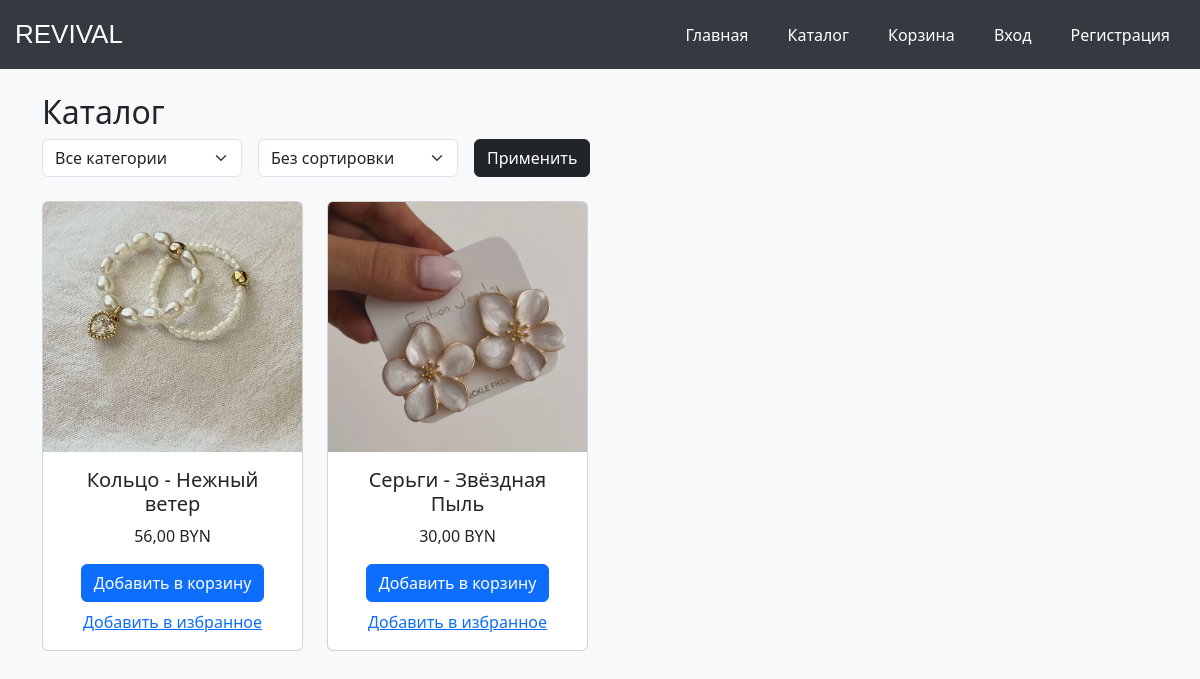
Before: /catalog/ with the older database file.
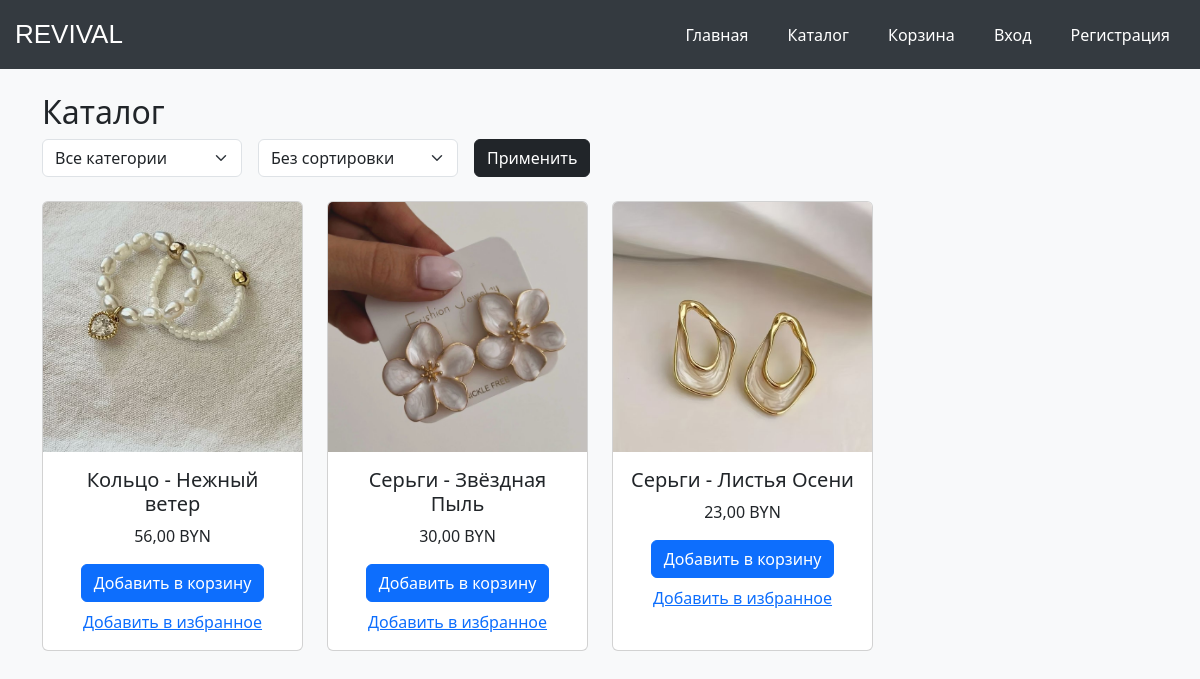
After: the same page with the newer database file.
### shop/models.py (models this page shows, shortened)
class Product(models.Model):
    name = models.CharField(max_length=255)
    description = models.TextField()
    price = models.DecimalField(max_digits=10, decimal_places=2)
    category = models.ForeignKey(Category, on_delete=models.CASCADE)
    image = models.ImageField(upload_to='products/')

### shop/views.py (the view)
# urls.py: path('catalog/', views.catalog),
def catalog(request):
    products = Product.objects.all()
    categories = Category.objects.all()
    category = request.GET.get('category')
    sort = request.GET.get('sort')
    if category:
        products = products.filter(category__name=category)
    if sort == 'price_asc':
        products = products.order_by('price')
    elif sort == 'price_desc':
        products = products.order_by('-price')
    elif sort == 'name':
        products = products.order_by('name')
    if request.user.is_authenticated:
        favorite_ids = set(
            Favorite.objects.filter(user=request.user).values_list('product_id', flat=True)
        )
    else:
        favorite_ids = set()
    return render(request, 'catalog.html', {
        'products': products,
        'categories': categories,
        'current_category': category,
        'current_sort': sort,
        'favorite_ids': favorite_ids,
    })

### templates/catalog.html (shortened to what this page needs)
{% extends 'base.html' %}
{% block content %}
<h2>Каталог</h2>
<form method="get" class="mb-4 d-flex gap-3">
<select name="category" class="form-select" style="width:200px;">
    <option value="">Все категории</option>
</select>
 <select name="sort" class="form-select" style="width:200px;">
    <option value="">Без сортировки</option>
</select>
    <button class="btn btn-dark" type="submit">Применить</button>
</form>
<div class="row">
    {% for product in products %}
    <div class="col-md-3 mb-4">
        <div class="card h-100">
            <a href="/product/{{ product.id }}/">
                <img src="{{ product.image.url }}" class="card-img-top" alt="{{ product.name }}"
                     style="height: 250px; object-fit: cover;">
            </a>
            <div class="card-body text-center">
                <h5 class="card-title">{{ product.name }}</h5>
                <p class="card-text">{{ product.price }} BYN</p>
                <form action="/cart/add/{{ product.id }}/" method="post">
                    <button class="btn btn-primary">Добавить в корзину</button>
                </form>
                <a href="{% url 'toggle_favorite' product.pk %}" class="d-block mt-2">
                    {% if product.id in favorite_ids %}
                        В избранном
                    {% else %}
                        Добавить в избранное
                    {% endif %}
                </a>
            </div>
        </div>
    </div>
    {% endfor %}
</div>
{% endblock %}

### templates/base.html (shortened to what this page needs)
<!DOCTYPE html>
<html lang="ru">
<head>
    <link rel="stylesheet"
          href="https://cdn.jsdelivr.net/npm/bootstrap@5.3.0/dist/css/bootstrap.min.css">
</head>
<body>
<header class="d-flex justify-content-between align-items-center">
    <a href="/" class="logo" style="font-family: 'Coolvetica', sans-serif; font-size: 26px; color: white; text-decoration:none;">
    REVIVAL
</a>
    <nav>
        <a href="/">Главная</a>
        <a href="/catalog/">Каталог</a>
        <a href="/cart/">Корзина</a>
        {% if user.is_authenticated %}
            <a href="/profile/">Личный кабинет</a>
             <form action="/logout/" method="post" style="display:inline;">
    {% csrf_token %}
    <button type="submit" style="background:none;border:none;color:white;cursor:pointer;">
        Выйти
    </button>
</form>
        {% else %}
            <a href="/login/">Вход</a>
            <a href="/register/">Регистрация</a>
        {% endif %}
    </nav>
</header>
<div class="container mt-4">
    {% block content %}{% endblock %}
</div>
</body>
</html>

### templates/base.html (style rules this page uses)
body { background: #f8f9fa; }
header { background: #343a40; padding: 15px; }
header a { color: white; margin-right: 15px; text-decoration: none; }
nav a { margin-left: 20px; }

Changed rows visible on the page:
added Product: image (picture), name "Серьги - Листья Осени", price "23,00", shows "Добавить в избранное"
